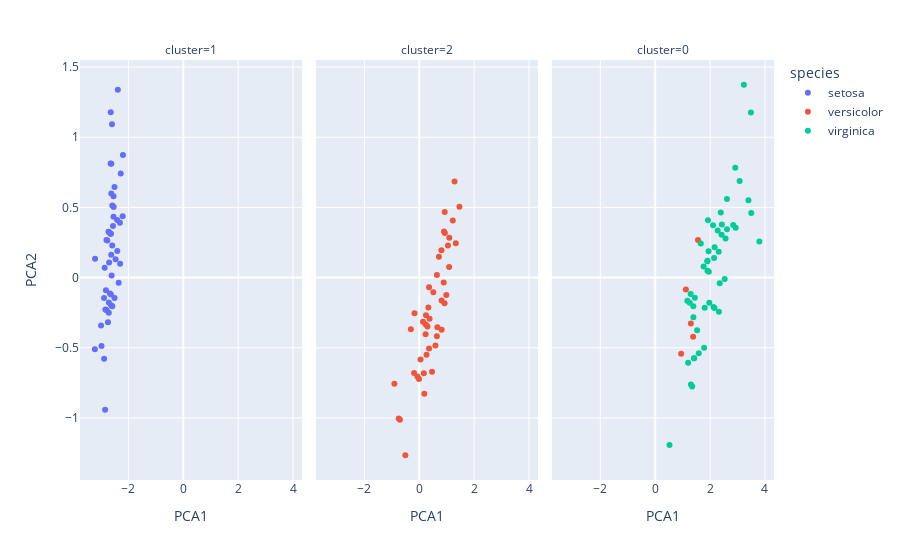

Notebook cell for this chart:
### Code cell
iris['cluster'] = y_gmm
px.scatter(iris, "PCA1", "PCA2", facet_col="cluster", color="species")

### Figure 1 — Plotly figure (JSON) as saved in the notebook; plotly's stock layout.template omitted (floating-point values rounded to 4 significant figures)
{"data": [{"hovertemplate": "species=setosa<br>cluster=1<br>PCA1=%{x}<br>PCA2=%{y}<extra></extra>", "legendgroup": "setosa", "marker": {"color": "#636efa", "symbol": "circle"}, "mode": "markers", "name": "setosa", "orientation": "v", "showlegend": true, "type": "scatter", "x": [-2.684, -2.714, -2.889, -2.745, -2.729, -2.281, -2.821, -2.626, -2.886, -2.673, -2.507, -2.613, -2.786, -3.224, -2.645, -2.386, -2.624, -2.648, -2.2, -2.588, -2.31, -2.544, -3.216, -2.303, -2.356, -2.507, -2.469, -2.562, -2.64, -2.632, -2.587, -2.41, -2.649, -2.599, -2.637, -2.866, -2.625, -2.801, -2.981, -2.59, -2.77, -2.849, -2.997, -2.406, -2.209, -2.714, -2.538, -2.839, -2.543, -2.703], "xaxis": "x", "y": [0.3194, -0.177, -0.1449, -0.3183, 0.3268, 0.7413, -0.08946, 0.1634, -0.5783, -0.1138, 0.6451, 0.01473, -0.2351, -0.5114, 1.179, 1.338, 0.8107, 0.3118, 0.8728, 0.5136, 0.3913, 0.433, 0.1335, 0.09871, -0.03728, -0.146, 0.131, 0.3677, 0.312, -0.197, -0.2043, 0.4109, 0.8134, 1.093, -0.1213, 0.06936, 0.5994, 0.2686, -0.488, 0.229, 0.2635, -0.941, -0.3419, 0.1889, 0.4367, -0.2502, 0.5038, -0.2279, 0.5794, 0.1077], "yaxis": "y"}, {"hovertemplate": "species=versicolor<br>cluster=2<br>PCA1=%{x}<br>PCA2=%{y}<extra></extra>", "legendgroup": "versicolor", "marker": {"color": "#EF553B", "symbol": "circle"}, "mode": "markers", "name": "versicolor", "orientation": "v", "showlegend": true, "type": "scatter", "x": [1.285, 0.9325, 1.464, 0.1833, 1.088, 0.6417, 1.095, -0.7491, 1.044, -0.008745, -0.5078, 0.5117, 0.265, 0.9849, -0.1739, 0.9279, 0.6603, 0.2361, 0.04523, 0.3579, 0.9217, 0.7149, 0.9002, 1.332, 0.8133, -0.3056, -0.06813, -0.1896, 0.1364, 0.588, 0.8069, 1.221, 0.8151, 0.246, 0.1664, 0.4648, 0.8908, 0.2305, -0.7045, 0.357, 0.3319, 0.3762, 0.6426, -0.9065, 0.299], "xaxis": "x2", "y": [0.6852, 0.3183, 0.5043, -0.828, 0.07459, -0.4182, 0.2835, -1.005, 0.2284, -0.7231, -1.266, -0.104, -0.55, -0.1248, -0.2549, 0.4672, -0.353, -0.3336, -0.5838, -0.06893, -0.1827, 0.1491, 0.3285, 0.2444, -0.1634, -0.3683, -0.7052, -0.6803, -0.314, -0.4843, 0.1942, 0.4076, -0.372, -0.2685, -0.6819, -0.6707, -0.03446, -0.4044, -1.012, -0.5049, -0.2127, -0.2932, 0.01774, -0.7561, -0.3489], "yaxis": "y2"}, {"hovertemplate": "species=versicolor<br>cluster=0<br>PCA1=%{x}<br>PCA2=%{y}<extra></extra>", "legendgroup": "versicolor", "marker": {"color": "#EF553B", "symbol": "circle"}, "mode": "markers", "name": "versicolor", "orientation": "v", "showlegend": false, "type": "scatter", "x": [0.9447, 1.116, 1.298, 1.558, 1.38], "xaxis": "x3", "y": [-0.5431, -0.08462, -0.3278, 0.2675, -0.421], "yaxis": "y3"}, {"hovertemplate": "species=virginica<br>cluster=0<br>PCA1=%{x}<br>PCA2=%{y}<extra></extra>", "legendgroup": "virginica", "marker": {"color": "#00cc96", "symbol": "circle"}, "mode": "markers", "name": "virginica", "orientation": "v", "showlegend": true, "type": "scatter", "x": [2.531, 1.415, 2.617, 1.972, 2.35, 3.397, 0.5212, 2.933, 2.321, 2.917, 1.662, 1.803, 2.166, 1.346, 1.586, 1.904, 1.95, 3.487, 3.796, 1.301, 2.428, 1.199, 3.5, 1.389, 2.275, 2.614, 1.259, 1.291, 2.124, 2.388, 2.842, 3.231, 2.159, 1.444, 1.781, 3.076, 2.144, 1.905, 1.169, 2.108, 2.314, 1.922, 1.415, 2.563, 2.419, 1.944, 1.527, 1.764, 1.901, 1.39], "xaxis": "x3", "y": [-0.009849, -0.5749, 0.3439, -0.1797, -0.04026, 0.5508, -1.193, 0.3555, -0.2438, 0.7828, 0.2422, -0.2156, 0.2163, -0.7768, -0.5396, 0.1193, 0.04194, 1.176, 0.2573, -0.7611, 0.3782, -0.6061, 0.4607, -0.2044, 0.335, 0.5609, -0.1797, -0.1167, -0.2097, 0.4646, 0.3753, 1.374, -0.2173, -0.1434, -0.4999, 0.6881, 0.1401, 0.0493, -0.165, 0.3723, 0.1837, 0.4092, -0.5749, 0.2779, 0.3048, 0.1875, -0.3753, 0.07886, 0.1166, -0.2827], "yaxis": "y3"}], "layout": {"annotations": [{"font": {}, "showarrow": false, "text": "cluster=1", "x": 0.16, "xanchor": "center", "xref": "paper", "y": 1, "yanchor": "bottom", "yref": "paper"}, {"font": {}, "showarrow": false, "text": "cluster=2", "x": 0.5, "xanchor": "center", "xref": "paper", "y": 1, "yanchor": "bottom", "yref": "paper"}, {"font": {}, "showarrow": false, "text": "cluster=0", "x": 0.84, "xanchor": "center", "xref": "paper", "y": 1, "yanchor": "bottom", "yref": "paper"}], "legend": {"title": {"text": "species"}, "tracegroupgap": 0}, "margin": {"t": 60}, "xaxis": {"anchor": "y", "domain": [0, 0.32], "title": {"text": "PCA1"}}, "xaxis2": {"anchor": "y2", "domain": [0.34, 0.66], "matches": "x", "title": {"text": "PCA1"}}, "xaxis3": {"anchor": "y3", "domain": [0.68, 1.0], "matches": "x", "title": {"text": "PCA1"}}, "yaxis": {"anchor": "x", "domain": [0, 1], "title": {"text": "PCA2"}}, "yaxis2": {"anchor": "x2", "domain": [0, 1], "matches": "y", "showticklabels": false}, "yaxis3": {"anchor": "x3", "domain": [0, 1], "matches": "y", "showticklabels": false}}}
